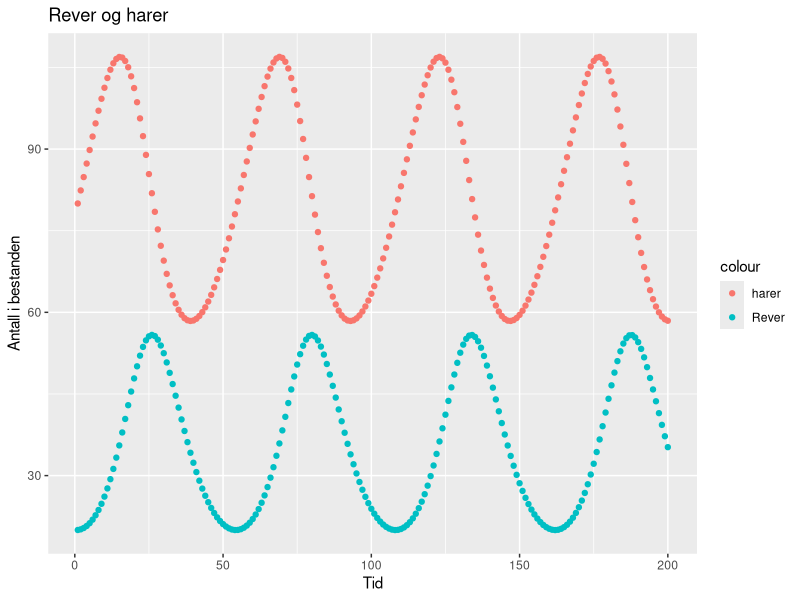
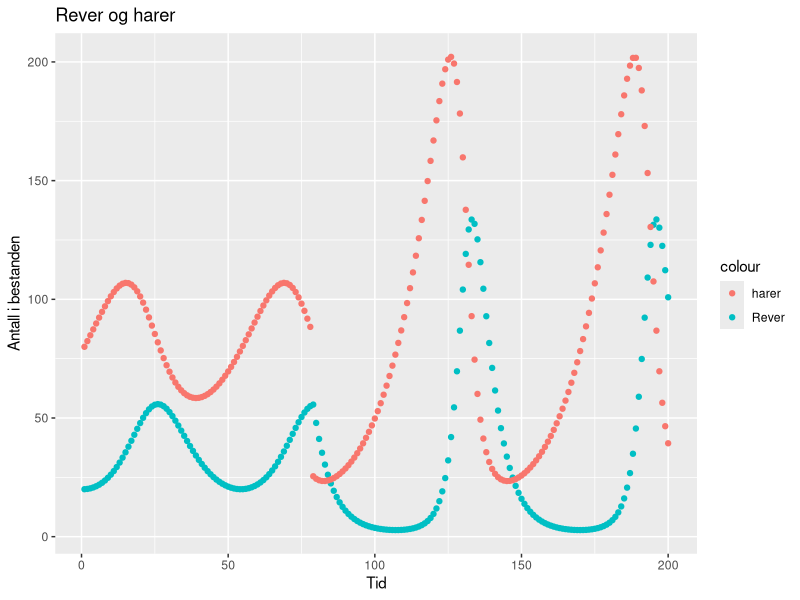

Source code (R) for these figures, in order:

library(tidyverse) #importerer tidyverse-bibliotekt for plotting
R_vektor = c()
F_vektor = c()


Time = 200
a = 0.07
b = 0.002
c = 0.2
d = 0.0025 
R_1 = 80 ; F_1 = 20
R_vektor = c(R_vektor,R_1) ; F_vektor = c(F_vektor,F_1)
T_vektor = 1:Time
for (t in 2:Time){
  R_new = (1+a) *R_vektor[length(R_vektor)] - b*R_vektor[length(R_vektor)]*F_vektor[length(F_vektor)]
  R_vektor = c(R_vektor,R_new)
  F_new = (1-c)*F_vektor[length(F_vektor)] + d*R_vektor[length(R_vektor)]*F_vektor[length(F_vektor)]
  F_vektor = c(F_vektor,F_new)
}

ggplot() + geom_point(aes(x = T_vektor, y = F_vektor,color = "Rever")) + geom_point(aes(x = T_vektor, y = R_vektor, color = "harer")) + labs(x = "Tid", y = "Antall i bestanden", title = "Rever og harer")

#Vi ser at når det er en topp av rever, så tar det ikke lang tid før bestanden av  harer synker til 0. 


#lik kode, men en sykdom dreper alle harene
R_vektor = c()
F_vektor = c()


Time = 200
a = 0.07
b = 0.002
c = 0.2
d = 0.0025 
R_1 = 80 ; F_1 = 20
R_vektor = c(R_vektor,R_1) ; F_vektor = c(F_vektor,F_1)
T_vektor = 1:Time
for (t in 2:Time){
  if (t == 80){
    R_vektor[length(R_vektor)] = R_vektor[length(R_vektor)]*0.3
  }
  R_new = (1+a) *R_vektor[length(R_vektor)] - b*R_vektor[length(R_vektor)]*F_vektor[length(F_vektor)]
  R_vektor = c(R_vektor,R_new)
  F_new = (1-c)*F_vektor[length(F_vektor)] + d*R_vektor[length(R_vektor)]*F_vektor[length(F_vektor)]
  F_vektor = c(F_vektor,F_new)
}

ggplot() + geom_point(aes(x = T_vektor, y = F_vektor,color = "Rever")) + geom_point(aes(x = T_vektor, y = R_vektor, color = "harer")) + labs(x = "Tid", y = "Antall i bestanden", title = "Rever og harer")
